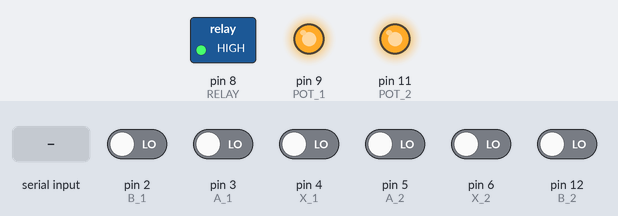
A sketch run on a simulated Arduino Uno, built with avr-gcc and run on an emulated ATmega328P. On the bench: switched loads named in the sketch (green lamp = pin HIGH), output pins drawn as LEDs (lit = HIGH). The inputs (shaded band) are chosen by the test bench; at power-on: pin 2 (B_1), pin 3 (A_1), pin 4 (X_1), pin 5 (A_2), pin 6 (X_2), pin 12 (B_2) LOW. What the sketch prints to the serial monitor is not drawn.

Above: at 1.4 s.
1.5 s: "zc,1\n" received over Serial
At 2.72 s:
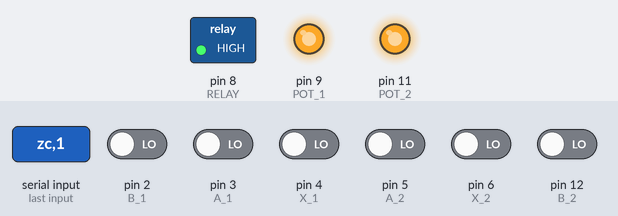
4.5 s: pin 12 (B_2) driven HIGH
7.5 s: pin 4 (X_1) driven HIGH
10.5 s: pin 6 (X_2) driven HIGH
12.0 s: "gui\n" received over Serial
15.0 s: "zc,150\n" received over Serial
At 23.68 s:
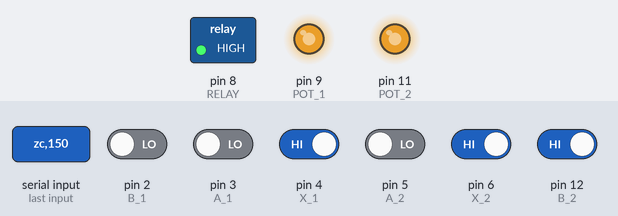
Timing chart, 0 to 28.3 s (numbered marks = the images above; inputs shaded):
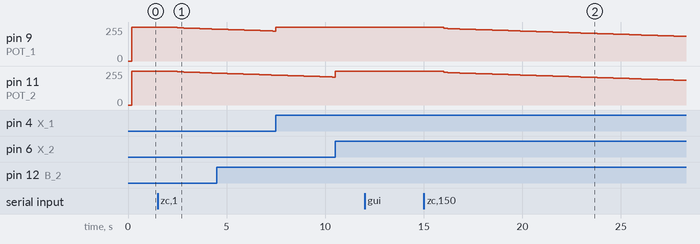

The sketch:

Canopy_control_v2.ino
```cpp
// USER INSTRUCTIONS
// This code is used to control the frequency and phase of each disturbance generator
// User inputs are sent over Serial

// INPUTS
// Stop motors                      'x'
// Set motor 1 frequency N (Hz)     'm1 N'
// Set motor 2 frequency N (Hz)     'm2 N'
// Set both motors frequency N (Hz) 'm3 N'
// Set Phase Offset N (Degrees)     'po N'

#include <string.h>
#include <stdlib.h>

//Connections
#define POT_1 9
#define B_1 2
#define A_1 3
#define X_1 4

#define POT_2 11
#define B_2 12
#define A_2 5
#define X_2 6

#define PHASE_CONTROL_METHOD 1

#define P_CORRECTION 0.3

#define RELAY 8

//Tuning parameters
#define P1 60
#define I1 50
#define D1 0

#define P2 60
#define I2 50
#define D2 0

#define TICK_ARRAY_LENGTH 48
#define MOTOR_INPUT_CAP 255

//UI configuration
#define PRINT_TIME 250
#define SERIAL_READ_TIME 5000

bool print_flag = 0;
bool print_toggle = 0;
bool print_for_gui = 0;

bool zero_crank1 = 0;
bool zero_crank2 = 0;

long counter1 = 0;
long counter2 = 0;
long counter3 = 0;
long drift_correct1 = 0;
long drift_correct2 = 0;

long tick_time1, tick_time2;
double frequency1, frequency2;
int B1_tick, B2_tick;
int B1_prev, B2_prev;
int X1_tick, X2_tick;
int X1_prev, X2_prev;
int A1_tick, A2_tick;
int input_PWM1, input_PWM2;
double cumulative_error1, cumulative_error2;

int tick_delays1[TICK_ARRAY_LENGTH];
int tick_delays2[TICK_ARRAY_LENGTH];

unsigned long read_time;
double val1, val2;
int phase_align;
String val_str;
String val_sub;
long prev_millis;
double target_frequency1, target_frequency2;

long revolution_time_M1, revolution_time_M2;
long phase_time_shift;
double phase_unit_shift;
double phase_error, phase_error_degrees;
double phase_correction;
double follower_frequency;

double target_phase_offset;

void setup() {
  Serial.begin(9600);
  Serial.print("BEGIN");
  delay(200);

  // Set encoder pins as inputs
	pinMode(B_1,INPUT);
	pinMode(A_1,INPUT);

  pinMode(B_2,INPUT);
	pinMode(A_2,INPUT);

  pinMode(RELAY, OUTPUT);
  digitalWrite(RELAY, 1);

  // Read the initial state of CLK
	B1_prev = digitalRead(B_1);
  B2_prev = digitalRead(B_2);
  tick_time1 = millis();
  tick_time2 = millis();
  read_time = millis();
  val_str = "0";

  analogWrite(POT_1, 255);
  analogWrite(POT_2, 255);
  input_PWM1 = 0;
  input_PWM2 = 0;
  cumulative_error1 = 0;
  cumulative_error2 = 0;

  revolution_time_M1 = 0;
  revolution_time_M2 = 0;

  phase_correction = 1;
  target_phase_offset = 0;
}

// Stop all canopy motion
void stop() {
  val1 = 0;
  val2 = 0;
  for (int h=0; h<TICK_ARRAY_LENGTH; h++) {
    tick_delays1[h] = 0;
    tick_delays2[h] = 0;
  }
  cumulative_error1 = 0;
  cumulative_error2 = 0;
  zero_crank1 = 0;
  zero_crank2 = 0;
}

// Update encoder readings
void read_encoders() {
  B1_tick = digitalRead(B_1);
  X1_tick = digitalRead(X_1);
  B2_tick = digitalRead(B_2);
  X2_tick = digitalRead(X_2);
  A1_tick = digitalRead(A_1);
  A2_tick = digitalRead(A_2);
}

void loop() {

  double average1, average2;
  float motor_speed1, motor_speed2;
  long val_count1, val_count2;
  double error1, error2;
  double error_prev1, error_prev2;
  double error_gradient1, error_gradient2;
  double integral1, integral2;
  double proportional1, proportional2;
  double derrivative1, derrivative2;
  double dt;

  // Check for serial inputs every few seconds
  if (Serial.available()){
    read_time = millis();
    val_str = Serial.readString();

    // if input is "x", stop
    if ((val_str == "x\n") | (val_str == "stop\n")) {
      stop();
    }
    // if input is "toggle_print" print until entered again
    else if ((val_str == "toggle print\n") | (val_str == "tp\n")){
      print_toggle = !print_toggle;
    }
    // if input is "p" print one line
    else if (val_str == "p\n") {
      print_flag = 1;
    }
    // if input is in the form "m1 N", set motor 1 to frequency N
    else if (val_str.substring(0, 3) == "m1 ") {
      val_sub = val_str.substring(3, '\n');
      if (val_sub.toFloat() > 0) {
        val1 = val_sub.toFloat();
        phase_align = 0;
      }
    }
    // if input is in the form "m2 N", set motor 2 to frequency N
    else if (val_str.substring(0, 3) == "m2 ") {
      val_sub = val_str.substring(3, '\n');
      if (val_sub.toFloat() > 0) {
        val2 = val_sub.toFloat();
        phase_align = 0;
      }
    }
    // if input is in the form "m3 N", set both motors to frequency N
    else if (val_str.substring(0, 3) == "m3 ") {
      val_sub = val_str.substring(3, '\n');
      if (val_sub.toFloat() > 0) {
        val1 = val_sub.toFloat();
        val2 = val_sub.toFloat();
        phase_align = 0;
      }
    }
    // if input is in the form "po N", set target phase offset to N (Degrees)
    else if (val_str.substring(0, 3) == "po ") {
      val_sub = val_str.substring(3, '\n');
      if (val_sub.toFloat() > 0) {
        target_phase_offset = (val_sub.toFloat())/360;
        if (target_phase_offset > 0.5) target_phase_offset -= 1;
      }
    }
    else if (val_str.substring(0, 2) == "zc") {
      zero_crank1 = 1;
      zero_crank2 = 1;
    }
    // if input is in the form "po N", set target phase offset to N (Degrees)
    else if (val_str.substring(0, 3) == "gui") {
      char *token = strtok(val_str.c_str(), ",");
      int c = 0;
      while (token != NULL) {
        c++;
        if (c == 2) val1 = strtod(token,NULL);
        else if (c == 3) val2 = strtod(token,NULL);
        else if (c == 4) target_phase_offset = strtod(token,NULL)/360;

        token = strtok(NULL, ",");
      }
      print_for_gui = 1;
      print_toggle = 0;
      print_flag = 0;
    }
    // If input is none of the above, print error message
    else if (val_str != "Arbitrary string"){
      Serial.print("Unrecognised command");
      val_str = "Arbitrary string";
    }

    // Reset encoder tick timers
    tick_time1 = millis();
    tick_time2 = millis();

  } else {
    if (zero_crank1 == 1) {
      val1 = 0.1;
    }

    if (zero_crank2 == 1) {
      val2 = 0.1;
    }

    // Get encoder readings
    read_encoders();

    // On rising edge of X channel of Encoder 1
    if (X1_tick != X1_prev & X1_tick == 1){
      // Record revolution time
      revolution_time_M1 = millis();

      // Get phase shift between the two disturbance generators
      double period = (1000/target_frequency1);
      phase_time_shift = revolution_time_M1 - revolution_time_M2;
      phase_unit_shift = (phase_time_shift/period);

      // If phase shift is reasonable
      if ((phase_unit_shift >= 0) & (phase_unit_shift <= 1)) {

        // Centre target phase offset
        if (phase_unit_shift > target_phase_offset + 0.5) phase_unit_shift -= 1;

        // Set phase correction value
        phase_error = phase_unit_shift - target_phase_offset;
        phase_correction = 1 - (phase_error * P_CORRECTION);

        phase_error_degrees = phase_error * 360;
      }

      if (zero_crank1 == 1) {
        zero_crank1 = 0;
        val1 = 0;
      }
      drift_correct1 = 48-counter1;
      counter1 = 0;
      counter2 = 0; //drift_correct2 - drift_correct1;
    }

    // On rising edge of Encoder 2's X channel, record time
    if (X2_tick != X2_prev & X2_tick == 1){
      revolution_time_M2 = millis();
      if (zero_crank2 == 1) {
        zero_crank2 = 0;
        val2 = 0;
      }
      drift_correct2 = 48-counter3;
      counter3 = 0;
    }

    X1_prev = X1_tick;
    X2_prev = X2_tick;

    // On rising edge of B channel Encoder 1
    if (B1_tick != B1_prev & B1_tick == 1){

      // If A channel == 0
      if (A1_tick == B1_tick) {
        counter1++;
        // Record time of tick
        tick_delays1[0] = millis() - tick_time1;

        // Roll Shift Register
        for (int i=(TICK_ARRAY_LENGTH-1);i>0;i--) {
          tick_delays1[i] = tick_delays1[i-1];
        }
        tick_time1 = millis();
      } else counter1--;
    }
    B1_prev = B1_tick;

    // Encoder 2 poll
    if (B2_tick != B2_prev & B2_tick == 1){

      if (A2_tick == B2_tick) {
        tick_delays2[0] = millis() - tick_time2;
        for (int i=(TICK_ARRAY_LENGTH-1);i>0;i--) {
          tick_delays2[i] = tick_delays2[i-1];
        }
        tick_time2 = millis();
        counter2++;
      } else counter2--;

      // Serial.println(counter2);
    }
    B2_prev = B2_tick;

    average1 = 0;
    average2 = 0;
    motor_speed1 = 0;
    motor_speed2 = 0;
    val_count1 = 0;
    val_count2 = 0;

    // Find average tick times
    for (int k=0;k<TICK_ARRAY_LENGTH;k++) {
      average1 += tick_delays1[k];
      if (tick_delays1[k] != 0) {
        val_count1 += 1;
      }

      average2 += tick_delays2[k];
      if (tick_delays2[k] != 0) {
        val_count2 += 1;
      }
    }

    // Targets from user input
    target_frequency1 = val1;

    if (val2 == val1)
      target_frequency2 = val2 * phase_correction;
    else
      target_frequency2 = val2;

    if (val2 == 0) target_frequency2 = val2;
    else target_frequency2 = val2 * (1+ ((3*P_CORRECTION/48) * (counter1-(counter2*(val1/val2)))));

    // If no ticks detected for over a second, empty tick arrays
    if ((millis() - tick_time1 > 1000) & (millis() - tick_time1 < 1050)) {
      for (int h=0; h<TICK_ARRAY_LENGTH; h++) {
        tick_delays1[h] = 0;
      }
    }
    if ((millis() - tick_time2 > 1000) & (millis() - tick_time2 < 1050)) {
      for (int h=0; h<TICK_ARRAY_LENGTH; h++) {
        tick_delays2[h] = 0;
      }
    }

    // Calculate frequency
    if (average1 == 0) {
      frequency1 = 0;
    } else {
      frequency1 = (val_count1*1000)/(48*average1);
    }
    if (average2 == 0) {
      frequency2 = 0;
    } else {
      frequency2 = (val_count2*1000)/(48*average2);
    }

    // Get change in time (dt)
    dt = millis() - prev_millis;
    if (dt==0) dt = 1;
    dt = dt/1000; //convert to seconds
    prev_millis = millis();

    // Get Errors for PID
    error1 = target_frequency1 - frequency1;
    error2 = target_frequency2 - frequency2;
    cumulative_error1 += error1*dt;
    cumulative_error2 += error2*dt;
    error_gradient1 = (error1 - error_prev1)/dt;
    error_gradient2 = (error2 - error_prev2)/dt;

    // Calculate PID components
    proportional1 = error1 * P1;
    proportional2 = error2 * P2;
    integral1 = cumulative_error1 * I1;
    integral2 = cumulative_error2 * I2;
    derrivative1 = 1-(error_gradient1 * D1);
    derrivative2 = 1-(error_gradient2 * D2);

    // Apply constraints
    if (proportional1 < 0) proportional1 = 0;
    if (proportional2 < 0) proportional2 = 0;
    if (val1 == 0) cumulative_error1 = 0;
    if (val2 == 0) cumulative_error2 = 0;

    // Calculate motor inputs
    motor_speed1 = (proportional1 + integral1) * derrivative1;
    motor_speed2 = (proportional2 + integral2) * derrivative2;
    error_prev1 = error1;
    error_prev2 = error2;

    // Apply constraints
    if (motor_speed1 <= 0) {
      motor_speed1 = 0;
    } else if (motor_speed1 > MOTOR_INPUT_CAP) {
      motor_speed1 = MOTOR_INPUT_CAP;
    }
    if (motor_speed2 <= 0) {
      motor_speed2 = 0;
    } else if (motor_speed2 > MOTOR_INPUT_CAP) {
      motor_speed2 = MOTOR_INPUT_CAP;
    }

    // Update motor power
    input_PWM1 = 255 - int(motor_speed1);
    analogWrite(POT_1, input_PWM1);
    input_PWM2 = 255 - int(motor_speed2);
    analogWrite(POT_2, input_PWM2);

    // Print outputs
    if (print_flag | print_toggle) {
      if (millis() % PRINT_TIME == 30) {
        Serial.print(val1);
        Serial.print(", ");
        Serial.print(frequency1);
        Serial.print(", ");
        Serial.print(input_PWM1);
        Serial.print(", ");
        Serial.print(target_frequency2);
        Serial.print(", ");
        Serial.print(frequency2);
        Serial.print(", ");
        Serial.print(input_PWM2);
        Serial.print(", ");
        Serial.print(target_phase_offset);
        Serial.print(", ");
        Serial.print(phase_error_degrees);
        Serial.print('\n');
        print_flag = 0;
      }
    } else if (print_for_gui) {
      if (millis() % PRINT_TIME == 30) {
        Serial.print(frequency1);
        Serial.print(", ");
        Serial.print(frequency2);
        Serial.print(", ");
        if (val1 == val2) {
          Serial.print(phase_error_degrees);
        } else {
          Serial.print("-");
        }

      }
    }
  }
}
```

Measured:
- after the input at 1.5 s, pin 9 (POT_1), pin 11 (POT_2): moves from 255/255 to 239/255 over 2.0 s, starting after 1.0 s
- after the input at 12.0 s, every drawn part: stays the same
- after the input at 15.0 s, pin 9 (POT_1), pin 11 (POT_2): moves from 255/255 to 184/255 over 12.3 s, starting after 1.0 s
